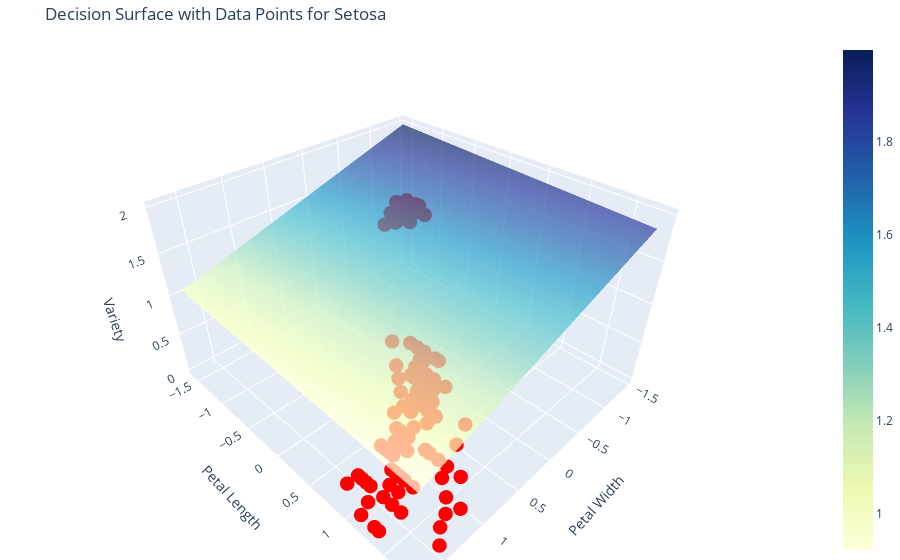
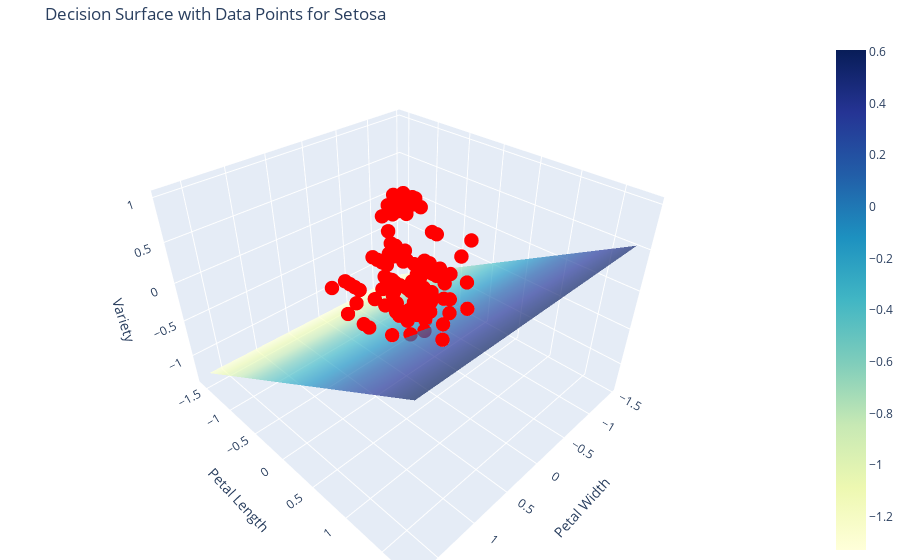

Source (notebook cell) for these figures, in order:
### Code cell
# Train and evaluate the model for Setosa
print("Training Setosa Model")
a_setosa, b_setosa, c_setosa = train_and_evaluate(data_Setosa)

## Train and evaluate the model for Versicolor
#print("\nTraining Versicolor Model")
#a_versicolor, b_versicolor, c_versicolor = train_and_evaluate(data_Versicolor)

# Train and evaluate the model for Virginica
print("\nTraining Virginica Model")
a_virginica, b_virginica, c_virginica = train_and_evaluate(data_Virginica)
plot_decision_surface(a_setosa, b_setosa, c_setosa, data_Setosa)
#plot_decision_surface(a_versicolor, b_versicolor, c_versicolor, data_Versicolor)
plot_decision_surface(a_virginica, b_virginica, c_virginica, data_Virginica,title='Decision Surface with Data Points', Name='Virginica')

### Figure 1 — Plotly figure (JSON) as saved in the notebook; plotly's stock layout.template omitted (floating-point values rounded to 4 significant figures; data arrays with more than 128 entries replaced by an {"elided": "..."} marker saying what was removed)
{"data": [{"colorscale": [[0, "rgb(255,255,217)"], [0.125, "rgb(237,248,177)"], [0.25, "rgb(199,233,180)"], [0.375, "rgb(127,205,187)"], [0.5, "rgb(65,182,196)"], [0.625, "rgb(29,145,192)"], [0.75, "rgb(34,94,168)"], [0.875, "rgb(37,52,148)"], [1, "rgb(8,29,88)"]], "opacity": 0.7, "type": "surface", "x": {"elided": "100x100 float values"}, "y": {"elided": "100x100 float values"}, "z": {"elided": "100x100 float values"}}, {"marker": {"color": "red", "size": 5}, "mode": "markers", "type": "scatter3d", "x": {"elided": "150 float values"}, "y": {"elided": "150 float values"}, "z": {"elided": "150 int values"}}], "layout": {"margin": {"b": 0, "l": 0, "r": 0, "t": 40}, "scene": {"xaxis": {"title": {"text": "Petal Width"}}, "yaxis": {"title": {"text": "Petal Length"}}, "zaxis": {"title": {"text": "Variety"}}}, "title": {"text": "Decision Surface with Data Points for Setosa"}}}

### Figure 2 — Plotly figure (JSON) as saved in the notebook; plotly's stock layout.template omitted (floating-point values rounded to 4 significant figures; data arrays with more than 128 entries replaced by an {"elided": "..."} marker saying what was removed)
{"data": [{"colorscale": [[0, "rgb(255,255,217)"], [0.125, "rgb(237,248,177)"], [0.25, "rgb(199,233,180)"], [0.375, "rgb(127,205,187)"], [0.5, "rgb(65,182,196)"], [0.625, "rgb(29,145,192)"], [0.75, "rgb(34,94,168)"], [0.875, "rgb(37,52,148)"], [1, "rgb(8,29,88)"]], "opacity": 0.7, "type": "surface", "x": {"elided": "100x100 float values"}, "y": {"elided": "100x100 float values"}, "z": {"elided": "100x100 float values"}}, {"marker": {"color": "red", "size": 5}, "mode": "markers", "type": "scatter3d", "x": {"elided": "150 float values"}, "y": {"elided": "150 float values"}, "z": {"elided": "150 int values"}}], "layout": {"margin": {"b": 0, "l": 0, "r": 0, "t": 40}, "scene": {"xaxis": {"title": {"text": "Petal Width"}}, "yaxis": {"title": {"text": "Petal Length"}}, "zaxis": {"title": {"text": "Variety"}}}, "title": {"text": "Decision Surface with Data Points for Setosa"}}}
